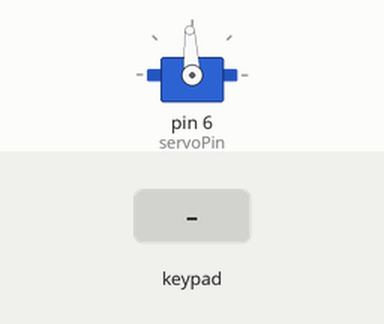
Recording of a sketch running on a simulated Arduino Mega 2560, built with avr-gcc and run on an emulated ATmega2560. Shown: servo. The inputs (shaded band) are chosen by the test bench. What the sketch prints to the serial monitor is not drawn.

Above: at 1.2 s.
1.3 s: key '*' pressed
At 2.0 s:
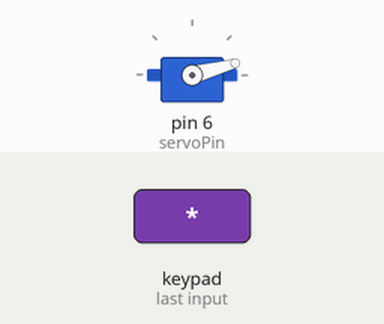
2.8 s: keypad keys 3 6 3 7 3 8 * pressed 0.4 s apart
At 6.1 s:
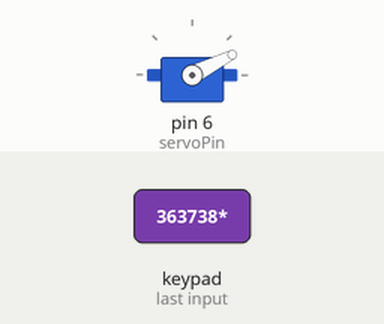
8.6 s: keypad keys 2 2 2 4 2 6 2 8 * pressed 0.4 s apart
At 12.2 s:
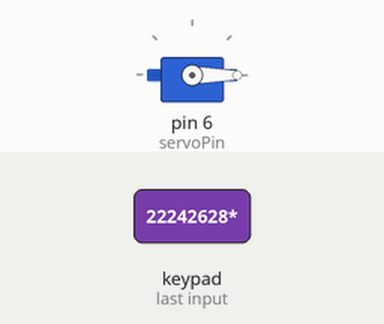
Timing chart, 0 to 13.7 s (numbered marks = the images above; inputs shaded):
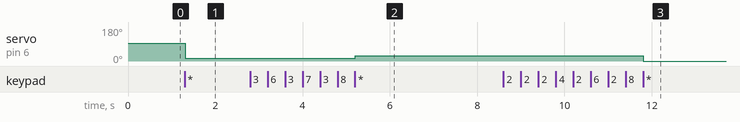

Measured:
- after the input at 1.3 s, servo on pin 6 (servoPin): 93° → 15° at once
- after the input at 2.8 s, servo on pin 6 (servoPin): 15° → 27° after 2.4 s
- after the input at 8.6 s, servo on pin 6 (servoPin): 27° → 0° after 3.2 s

The sketch:

part_b.ino
```cpp
#include <Keypad.h>
#include <Servo.h>
const int ROW_NUM = 4; //number of rows
const int COLUMN_NUM = 3; //number of columns
//4*3 keyPad
char keys[ROW_NUM][COLUMN_NUM] = {
  {'1','2','3'},
  {'4','5','6'},
  {'7','8','9'},
  {'*','0','#'}
};

byte pin_rows[ROW_NUM] = {22, 24, 26, 28}; //which row connected to which pin
byte pin_column[COLUMN_NUM] = {36, 37, 38}; //which column connected to which pin

Keypad keypad = Keypad( makeKeymap(keys), pin_rows, pin_column, ROW_NUM, COLUMN_NUM );

int servoPin = 6;
Servo servo;

void setup(){
   Serial.begin(9600);
  servo.attach(servoPin);
  servo.writeMicroseconds(1499);
}
String input_num;
int value=0;

void loop(){
  char key = keypad.getKey();

  if (key){

    Serial.print(key);
    if(key == '#') {
      input_num = ""; // clear input number
      Serial.println("");
    } else if(key == '*') {
      Serial.println("");
      value = input_num.toInt();
      Serial.println(value);
      //constrain(value, 0, 180);
      value = map(value, 0, 180, 700, 2300);
      //value = value - 90;
      //constrain(value, -90, 90);
     servo.writeMicroseconds(value);
      input_num = ""; // clear input number
    } else {
      input_num += key; // append new character to input_num string
    }
  }

}
```
